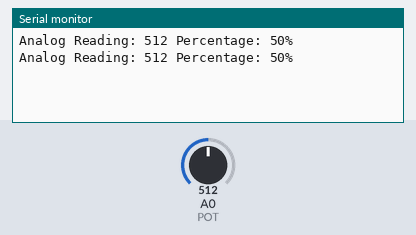
Bench run of a sketch on a simulated Arduino Uno, built with avr-gcc and run on an emulated ATmega328P. Parts: the last lines printed to the serial monitor. The inputs (shaded band) are chosen by the test bench; at power-on: A0 (POT) = 512.

Above: at 1.8 s.
1.9 s: A0 (POT) set to 716
At 2.6 s:
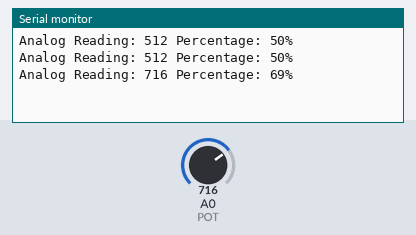
3.4 s: A0 (POT) set to 900
At 4.8 s:
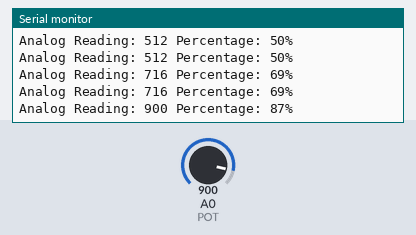
Timing chart, 0 to 6.4 s (numbered marks = the images above; inputs shaded):
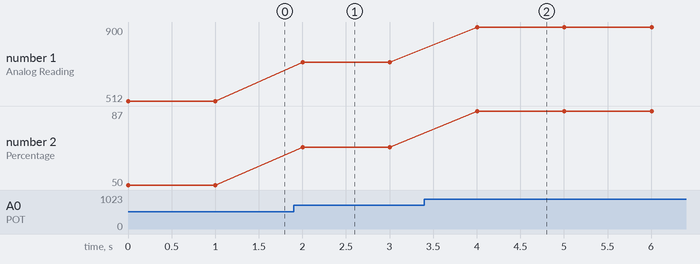

The sketch:

1025_1.ino
```cpp
const int POT = 0;

void setup() {
  // put your setup code here, to run once:
  Serial.begin(9600);
}

void loop() {
  // put your main code here, to run repeatedly:
  int val = analogRead(POT);
  int per = map(val, 0, 1023, 0, 100);
  Serial.print("Analog Reading: ");
  Serial.print(val);
  Serial.print(" Percentage: ");
  Serial.print(per);
  Serial.println("%");
  delay(1000);
}
```

Measured:
- after the input at 1.9 s, the serial monitor: prints a new line after 0.10 s (image 1)
- after the input at 3.4 s, the serial monitor: prints a new line after 0.60 s (image 2)
- plotted number 1: 512 → 716 after the input at 1.9 s, 716 → 900 after the input at 3.4 s
- plotted number 2: 50 → 69 after the input at 1.9 s, 69 → 87 after the input at 3.4 s
